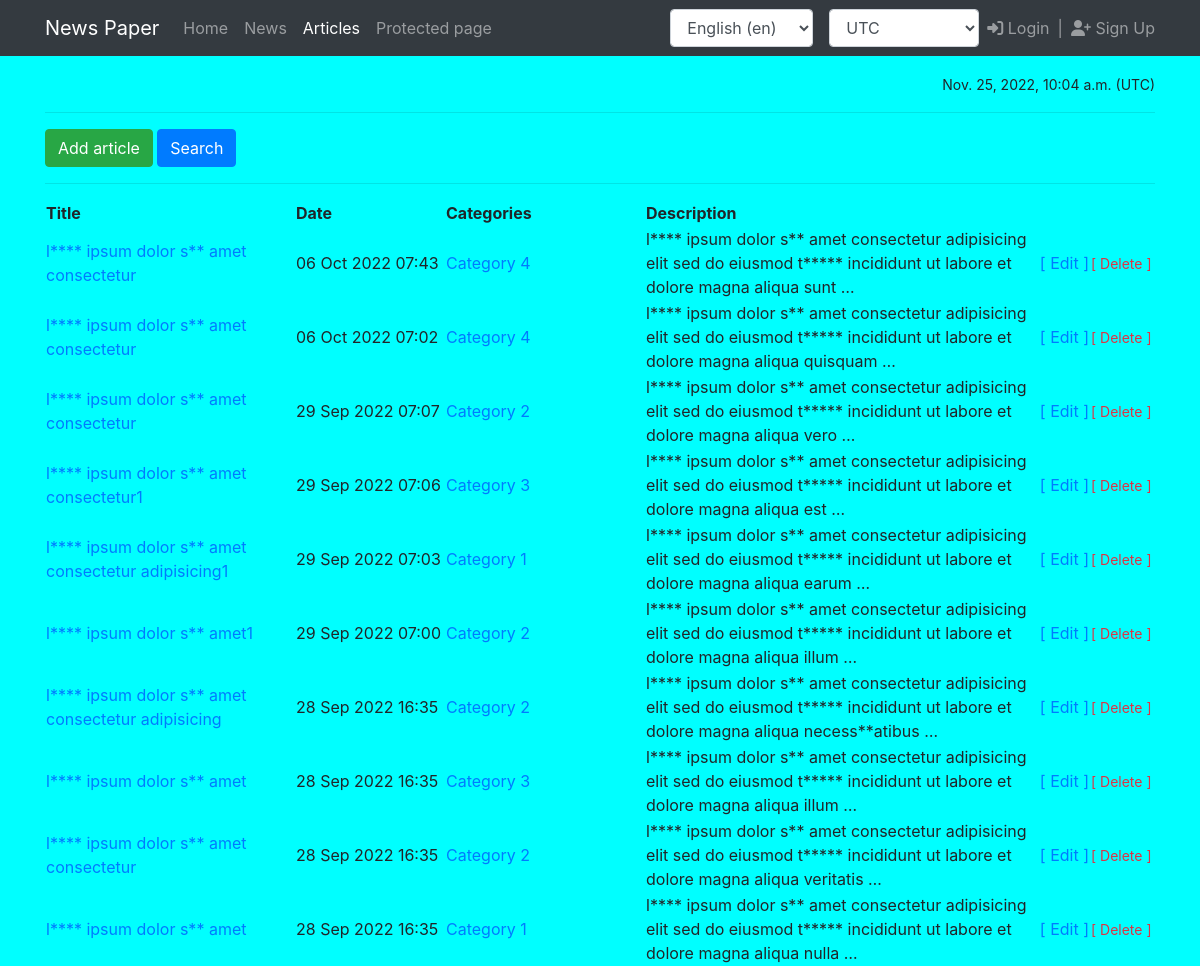
The app's page /articles/, older data.
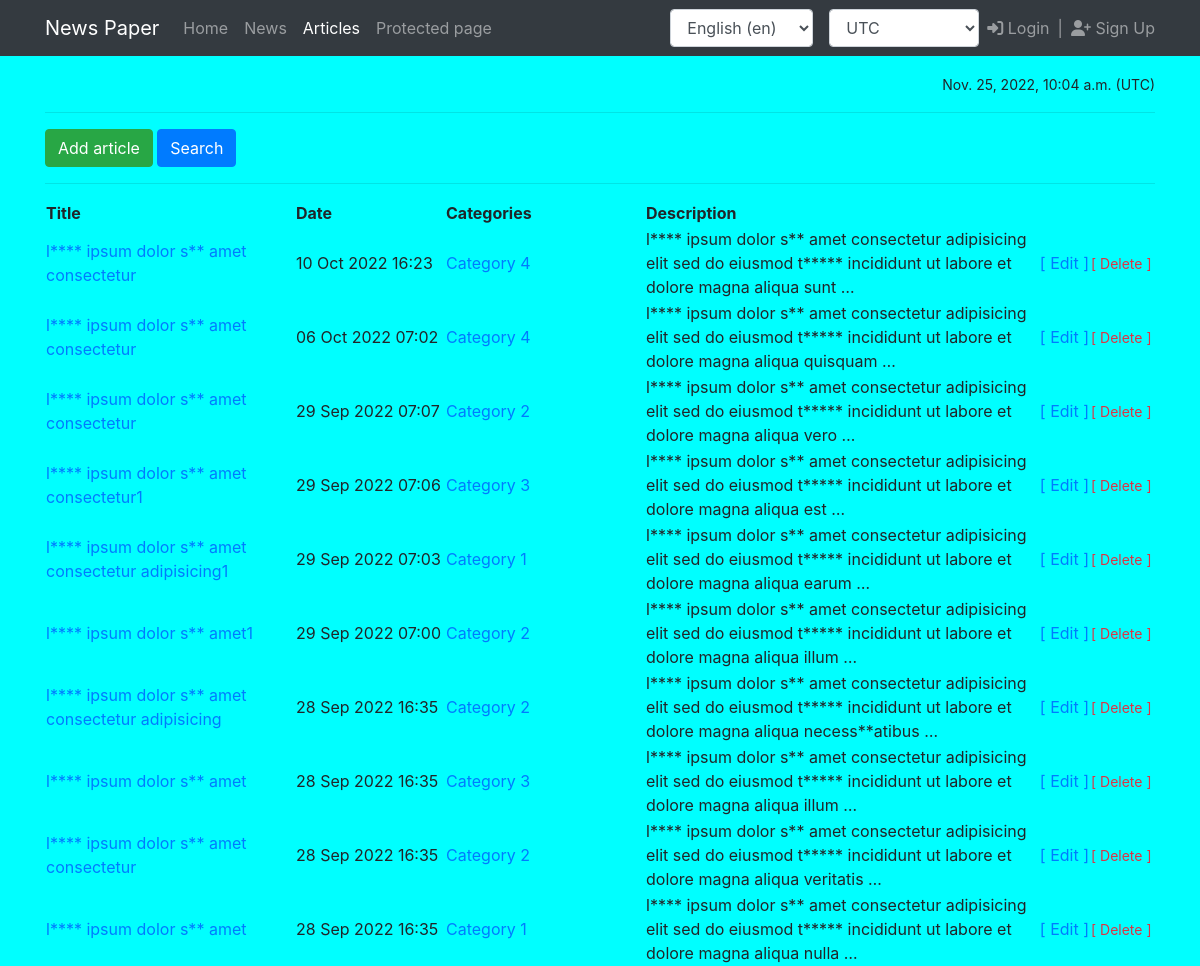
The same page, newer data.
### news/models.py (models this page shows, shortened)
class Post(models.Model):
    author = models.ForeignKey(Author, on_delete=models.CASCADE)
    type = models.CharField(max_length=8, choices=POST_TYPES, default=article)
    date_created = models.DateTimeField(auto_now=True)
    categories = models.ManyToManyField(Category, through='PostCategory')
    title = models.CharField(max_length=255, )
    content = models.TextField()
    rating = models.IntegerField(default=0)
    class Meta:
        verbose_name = _('Post')
        verbose_name_plural = _('Posts')

### news/views.py (the view, shortened to what this page needs)
# urls.py: path('articles/', ArticleList.as_view(), name='article_list'),
class ArticleList(ListView):
    model = Post
    ordering = '-date_created'
    template_name = 'news/article_list.html'
    context_object_name = 'article_list'
    queryset = Post.objects.filter(type=article)
    paginate_by = 10
    def get_context_data(self, **kwargs):
        context = super().get_context_data(**kwargs)
        category_id = self.kwargs.get('category')
        context['category'] = None
        context['already_subscribed'] = False
        context['filter'] = self.filter
        return context
    def get_queryset(self):
        category_id = self.kwargs.get('category')
        if category_id:
            queryset = Post.objects.filter(type=article, categories=category_id)
        else:
            queryset = super().get_queryset()
        self.filter = PostFilter(self.request.GET, queryset)
        return self.filter.qs

### news/context_processors.py (called while the page is built)
def timezone_context(request):
    user_timezone = pytz.timezone(
        request.session.get('django_timezone') or settings.TIME_ZONE
    )
    current_time = timezone.now().astimezone(user_timezone)
    context = {
        'current_time': current_time,
        'timezones': pytz.common_timezones
    }
    return context

### news/filters.py (called while the page is built)
    def is_applied(self):
        return self.form.is_valid() and any(self.form.cleaned_data.values())

### news/templatetags/custom_filters.py (called while the page is built)
@register.filter(name='censor')
def censor(value):
    if not isinstance(value, str):
        raise ValueError
    for text, censored in CENSORED_WORDS.items():
        value = value.replace(text, censored)
    return value

### templates/news/article_list.html (shortened to what this page needs)
{% extends 'flatpages/default.html' %}
{% load custom_filters %}
{% load custom_tags %}
{% load i18n %}
{% load tz %}
{% get_current_timezone as TIME_ZONE %}
{% block content %}
<hr>
    {% if category %}
        <a href="{% url 'article_list' %}" class="btn btn-primary">{% translate 'Show all articles' %}</a>
        {% if already_subscribed %}
            <a href="{% url 'article_category_unsubscribe' category=category.id %}" class="btn btn-danger float-end">{% translate 'Unsubscribe' %}</a>
        {% else %}
            <a href="{% url 'article_category_subscribe' category=category.id %}" class="btn btn-success float-end">{% translate 'Subscribe' %}</a>
        {% endif %}
    {% else %}
        <a href="{% url 'article_create' %}" class="btn btn-success">{% translate 'Add article' %}</a>
        {% if not filter.is_applied %}
        <a href="{% url 'article_search' %}" class="btn btn-primary float-end">{% translate 'Search' %}</a>
        {% else %}
        <a href="{% url 'article_list' %}" class="btn btn-danger float-end">{% translate 'Reset filter' %}</a>
        {% endif %}
    {% endif %}
<hr>
{% if article_list %}
<table width="100%">
    <tr>
       <th width="250">{% translate 'Title' %}</th>
       <th width="150">{% translate 'Date' %}</th>
       <th width="200">{% translate 'Categories' %}</th>
       <th width="*">{% translate 'Description' %}</th>
       <th width="50"></th>
       <th width="65"></th>
   </tr>
    {% for article in article_list %}
    <tr>
       <td><a href="{% url 'article_detail' pk=article.id %}">{{ article.title|censor }}</a></td>
       <td>{{ article.date_created|timezone:TIME_ZONE|date:"d M Y H:i" }}</td>
       <td>
            {% for category in article.categories.all %}
            <a href="{% url 'article_category' category=category.id %}">{{ category.name }}</a>{% if not forloop.last %},{% endif %}
           {% endfor %}
       </td>
       <td>{{ article.content|truncatewords:20|censor }}</td>
       <td nowrap><a href="{% url 'article_edit' pk=article.id %}">[ {% translate 'Edit' %} ]</a></td>
       <td nowrap><a href="{% url 'article_delete' pk=article.id %}" class="text-danger small">[ {% translate 'Delete' %} ]</a></td>
    </tr>
    {% endfor %}
</table>
{% else %}
   <h2>{% translate 'No articles!' %}</h2>
{% endif %}
{% endblock content %}

Row changes from the older to the newer data that the page shows:
changed Post: date_created "06 Oct 2022 07:43" → "10 Oct 2022 16:23"
